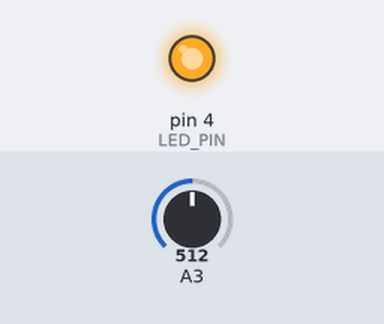
Simulated run of this sketch. Board: Arduino Uno, built with avr-gcc and run on an emulated ATmega328P. Shown: output pins drawn as LEDs (lit = HIGH). The test bench sets the inputs (shaded band); at power-on: A3 = 512.

Above: at 1.2 s.
1.3 s: A3 set to 135
2.8 s: A3 set to 119
At 3.4 s:
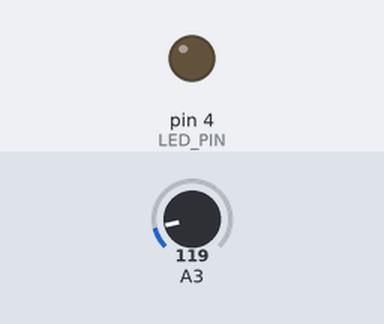
4.4 s: A3 set to 306
At 4.7 s:
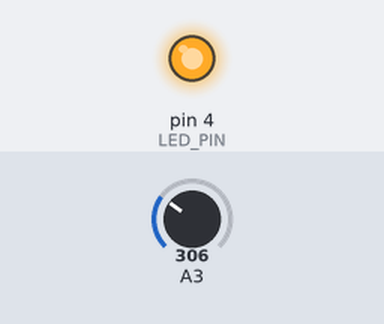
5.9 s: A3 set to 122
At 6.5 s:
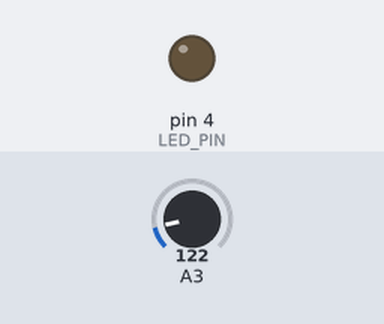
Timing chart, 0 to 8.5 s (numbered marks = the images above; inputs shaded):
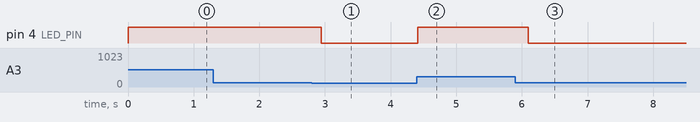

The sketch:

FotoresistenciaAtiny85.ino
```cpp
const int LED_PIN = 4;
const int LDR = A1;
void setup() {
  pinMode(LED_PIN, OUTPUT); //LED en el pin 4 es la salida
}

void loop() {
  analogWrite(LED_PIN, analogRead(LDR/4));//Se manda como salida a LED_PIN el valor que se reciba de la entrada LDR sobre 4 para que sea un valor menor que 256
  delay(210);
  }
```

Measured:
- the behaviour switches between 128 and 127 on A3 (found by bisection; images 0 and 1)
- after the input at 1.3 s, every drawn part: stays the same
- after the input at 2.8 s, pin 4 (LED_PIN): HIGH → LOW after 0.14 s
- after the input at 4.4 s, pin 4 (LED_PIN): LOW → HIGH at once
- after the input at 5.9 s, pin 4 (LED_PIN): HIGH → LOW after 0.19 s
